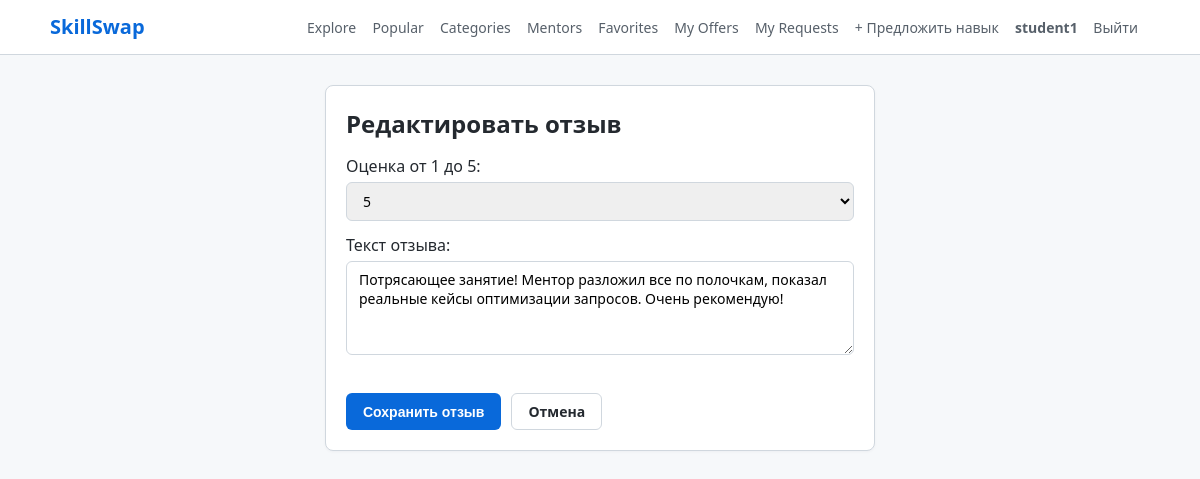
Screenshot of /review/1/edit/ (signed in) with the database file from the repository.
### accounts/models.py (models this page shows, shortened)
class User(AbstractUser):
    ROLE_CHOICES = [
        ("superadmin", "Супер админ"),
        ("admin", "Админ"),
        ("user", "Юзер"),
    ]
    role = models.CharField(max_length=20, choices=ROLE_CHOICES, default="user")
    is_banned = models.BooleanField(default=False)
    avatar = models.ImageField(upload_to="avatars/", null=True, blank=True)
    bio = models.TextField(blank=True, default="")
    def is_super_admin(self) -> bool:
        return self.is_superuser or self.role == "superadmin"
    def is_any_admin(self) -> bool:
        return self.is_superuser or self.role in ("superadmin", "admin")

### offers/models.py (models this page shows, shortened)
class Review(models.Model):
    offer = models.ForeignKey(
        SkillOffer, on_delete=models.CASCADE, related_name="reviews"
    )
    lesson_request = models.OneToOneField(
        LessonRequest, on_delete=models.CASCADE, related_name="review"
    )
    student = models.ForeignKey(
        settings.AUTH_USER_MODEL, on_delete=models.CASCADE, related_name="reviews"
    )
    rating = models.IntegerField(choices=[(i, str(i)) for i in range(1, 6)])
    comment = models.TextField()
    created_at = models.DateTimeField(auto_now_add=True)
    class Meta:
        ordering = ["-created_at"]

### offers/views.py (the view)
# urls.py: path("review/<int:review_id>/edit/", views.review_edit, name="review_edit"),
@login_required
def review_edit(request: HttpRequest, review_id: int) -> HttpResponse:
    review = get_object_or_404(Review, pk=review_id)
    if review.student != request.user:
        raise PermissionDenied("Вы можете редактировать только свой отзыв.")
    if request.method == "POST":
        form = ReviewForm(request.POST, instance=review)
        if form.is_valid():
            form.save()
            messages.success(request, "Отзыв успешно обновлен.")
            return redirect("offers:offer_detail", offer_id=review.offer.pk)
    else:
        form = ReviewForm(instance=review)
    return render(
        request,
        "offers/review_form.html",
        {"form": form, "review": review, "action": "Редактировать отзыв"},
    )

### offers/forms.py (shortened to what this page needs)
class ReviewForm(forms.ModelForm):
    class Meta:
        model = Review
        fields = ["rating", "comment"]
        labels = {
            "rating": "Оценка от 1 до 5",
            "comment": "Текст отзыва",
        }
        widgets = {
            "rating": forms.Select(choices=[(i, f"{i} звезд{'ы' if 1 < i < 5 else ('а' if i == 1 else '')}") for i in range(1, 6)]),
            "comment": forms.Textarea(
                attrs={
                    "rows": 4,
                    "placeholder": "Поделитесь впечатлениями о проведенном занятии...",
                }
            ),
        }

### templates/offers/review_form.html (shortened to what this page needs)
{% extends "base.html" %}
{% block content %}
<div style="max-width: 550px; margin: 30px auto;" class="card">
    <h2 style="margin-bottom: 12px;">{{ action }}</h2>
    <form method="post">
        {{ form.as_p }}
        <div style="margin-top: 20px; display: flex; gap: 10px;">
            <button type="submit" class="btn btn-primary">Сохранить отзыв</button>
            <a href="{% url 'offers:my_requests' %}" class="btn btn-outline">Отмена</a>
        </div>
    </form>
</div>
{% endblock %}

### templates/_header.html (shortened to what this page needs)
{% load static %}
<header>
    <div class="nav-container">
        <a href="{% url 'offers:explore' %}" class="brand">SkillSwap</a>
        <nav>
            <a href="{% url 'offers:explore' %}">Explore</a>
            <a href="{% url 'offers:popular' %}">Popular</a>
            <a href="{% url 'offers:categories_list' %}">Categories</a>
            <a href="{% url 'offers:mentors_list' %}">Mentors</a>
            {% if user.is_authenticated %}
                <a href="{% url 'offers:favorites_list' %}">Favorites</a>
                <a href="{% url 'offers:my_offers' %}">My Offers</a>
                <a href="{% url 'offers:my_requests' %}">My Requests</a>
                <a href="{% url 'offers:offer_create' %}">+ Предложить навык</a>
                <a href="{% url 'accounts:profile' username=user.username %}">
                    <strong>{{ user.username }}</strong>
                </a>
                <a href="{% url 'accounts:logout' %}">Выйти</a>
            {% else %}
                <a href="{% url 'accounts:login' %}">Войти</a>
                <a href="{% url 'accounts:register' %}" class="btn btn-primary" style="padding: 4px 12px; color: white;">Регистрация</a>
            {% endif %}
        </nav>
    </div>
</header>

### static/style.css (style rules this page uses)
* { box-sizing: border-box; margin: 0; padding: 0; }
body { font-family: system-ui, -apple-system, "Segoe UI", Roboto, sans-serif; color: #24292f; background-color: #f6f8fa; line-height: 1.5; padding-bottom: 50px; }
header { background-color: #ffffff; border-bottom: 1px solid #d0d7de; padding: 12px 24px; margin-bottom: 24px; }
.nav-container { max-width: 1100px; margin: 0 auto; display: flex; justify-content: space-between; align-items: center; flex-wrap: wrap; gap: 12px; }
.brand { font-size: 20px; font-weight: 700; color: #0969da; text-decoration: none; }
nav a { color: #57606a; text-decoration: none; font-size: 14px; font-weight: 500; margin-right: 12px; }
.card { background-color: #ffffff; border: 1px solid #d0d7de; border-radius: 8px; padding: 20px; margin-bottom: 20px; box-shadow: 0 1px 3px rgba(31,35,40,0.04); }
.btn { display: inline-block; padding: 7px 16px; font-size: 14px; font-weight: 600; text-align: center; border-radius: 6px; text-decoration: none; cursor: pointer; border: 1px solid transparent; }
.btn-primary { background-color: #0969da; color: #ffffff; }
.btn-outline { background-color: transparent; color: #24292f; border: 1px solid #d0d7de; }
input[type="text"], input[type="email"], input[type="password"], select, textarea { width: 100%; padding: 8px 12px; font-size: 14px; border: 1px solid #d0d7de; border-radius: 6px; margin-top: 4px; margin-bottom: 12px; font-family: inherit; }

### rows the page displays
User: username "student1"
Review: rating "5", comment "Потрясающее занятие! Ментор разложил все по полочкам, показал реальные кейсы оптимизации запросов. Очень рекомендую!"

### other values shown
{{ action }} "Редактировать отзыв"
